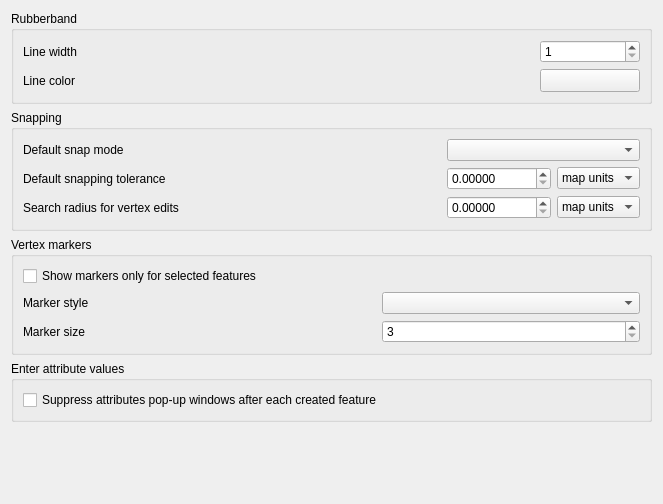
     <widget class="QWidget" name="stackedWidgetPage5">
      <layout class="QVBoxLayout" name="verticalLayout_5">
       <item>
        <widget class="QGroupBox" name="mRubberBandGroupBox">
         <property name="title">
          <string>Rubberband</string>
         </property>
         <layout class="QGridLayout">
          <item row="0" column="0">
           <widget class="QLabel" name="mLineWidthTextLabel">
            <property name="text">
             <string>Line width</string>
            </property>
           </widget>
          </item>
          <item row="0" column="1">
           <widget class="QSpinBox" name="mLineWidthSpinBox">
            <property name="toolTip">
             <string>Line width in pixels</string>
            </property>
            <property name="minimum">
             <number>1</number>
            </property>
           </widget>
          </item>
          <item row="1" column="0">
           <widget class="QLabel" name="mLineColorTextLabel">
            <property name="text">
             <string>Line color</string>
            </property>
           </widget>
          </item>
          <item row="1" column="1">
           <widget class="QgsColorButton" name="mLineColorToolButton">
            <property name="minimumSize">
             <size>
              <width>100</width>
              <height>0</height>
             </size>
            </property>
            <property name="text">
             <string/>
            </property>
           </widget>
          </item>
         </layout>
        </widget>
       </item>
       <item>
        <widget class="QGroupBox" name="mSnappingGroupBox">
         <property name="title">
          <string>Snapping</string>
         </property>
         <layout class="QGridLayout">
          <item row="0" column="0">
           <widget class="QLabel" name="mDefaultSnapModeLabel">
            <property name="text">
             <string>Default snap mode</string>
            </property>
           </widget>
          </item>
          <item row="0" column="4" colspan="2">
           <widget class="QComboBox" name="mDefaultSnapModeComboBox">
            <property name="sizePolicy">
             <sizepolicy hsizetype="Expanding" vsizetype="Fixed">
              <horstretch>0</horstretch>
              <verstretch>0</verstretch>
             </sizepolicy>
            </property>
           </widget>
          </item>
          <item row="1" column="0" colspan="2">
           <widget class="QLabel" name="mDefaultSnappingToleranceTextLabel">
            <property name="text">
             <string>Default snapping tolerance</string>
            </property>
           </widget>
          </item>
          <item row="1" column="4">
           <widget class="QDoubleSpinBox" name="mDefaultSnappingToleranceSpinBox">
            <property name="decimals">
             <number>5</number>
            </property>
            <property name="maximum">
             <double>99999999.989999994635582</double>
            </property>
           </widget>
          </item>
          <item row="2" column="0" colspan="3">
           <widget class="QLabel" name="mVertexSearchRadiusVertexEditLabel">
            <property name="text">
             <string>Search radius for vertex edits</string>
            </property>
           </widget>
          </item>
          <item row="2" column="4">
           <widget class="QDoubleSpinBox" name="mSearchRadiusVertexEditSpinBox">
            <property name="decimals">
             <number>5</number>
            </property>
            <property name="maximum">
             <double>99999999.989999994635582</double>
            </property>
           </widget>
          </item>
          <item row="1" column="5">
           <widget class="QComboBox" name="mDefaultSnappingToleranceComboBox">
            <property name="sizePolicy">
             <sizepolicy hsizetype="Expanding" vsizetype="Fixed">
              <horstretch>0</horstretch>
              <verstretch>0</verstretch>
             </sizepolicy>
            </property>
            <item>
             <property name="text">
              <string>map units</string>
             </property>
            </item>
            <item>
             <property name="text">
              <string>pixels</string>
             </property>
            </item>
           </widget>
          </item>
          <item row="2" column="5">
           <widget class="QComboBox" name="mSearchRadiusVertexEditComboBox">
            <item>
             <property name="text">
              <string>map units</string>
             </property>
            </item>
            <item>
             <property name="text">
              <string>pixels</string>
             </property>
            </item>
           </widget>
          </item>
          <item row="2" column="3">
           <spacer>
            <property name="orientation">
             <enum>Qt::Horizontal</enum>
            </property>
            <property name="sizeHint" stdset="0">
             <size>
              <width>61</width>
              <height>20</height>
             </size>
            </property>
           </spacer>
          </item>
          <item row="1" column="2" colspan="2">
           <spacer>
            <property name="orientation">
             <enum>Qt::Horizontal</enum>
            </property>
            <property name="sizeHint" stdset="0">
             <size>
              <width>241</width>
              <height>20</height>
             </size>
            </property>
           </spacer>
          </item>
          <item row="0" column="1" colspan="3">
           <spacer>
            <property name="orientation">
             <enum>Qt::Horizontal</enum>
            </property>
            <property name="sizeHint" stdset="0">
             <size>
              <width>311</width>
              <height>20</height>
             </size>
            </property>
           </spacer>
          </item>
         </layout>
        </widget>
       </item>
       <item>
        <widget class="QGroupBox" name="mVertexMarkerGroupBox">
         <property name="title">
          <string>Vertex markers</string>
         </property>
         <layout class="QGridLayout">
          <item row="0" column="0" colspan="2">
           <widget class="QCheckBox" name="mMarkersOnlyForSelectedCheckBox">
            <property name="text">
             <string>Show markers only for selected features</string>
            </property>
           </widget>
          </item>
          <item row="1" column="0">
           <widget class="QLabel" name="mMarkerStyleLabel">
            <property name="text">
             <string>Marker style</string>
            </property>
           </widget>
          </item>
          <item row="1" column="1">
           <spacer>
            <property name="orientation">
             <enum>Qt::Horizontal</enum>
            </property>
            <property name="sizeHint" stdset="0">
             <size>
              <width>281</width>
              <height>20</height>
             </size>
            </property>
           </spacer>
          </item>
          <item row="1" column="2">
           <widget class="QComboBox" name="mMarkerStyleComboBox">
            <property name="sizePolicy">
             <sizepolicy hsizetype="Expanding" vsizetype="Fixed">
              <horstretch>0</horstretch>
              <verstretch>0</verstretch>
             </sizepolicy>
            </property>
           </widget>
          </item>
          <item row="2" column="2">
           <widget class="QSpinBox" name="mMarkerSizeSpinBox">
            <property name="layoutDirection">
             <enum>Qt::LeftToRight</enum>
            </property>
            <property name="minimum">
             <number>3</number>
            </property>
            <property name="singleStep">
             <number>2</number>
            </property>
           </widget>
          </item>
          <item row="2" column="0">
           <widget class="QLabel" name="label_6">
            <property name="text">
             <string>Marker size</string>
            </property>
           </widget>
          </item>
          <item row="2" column="1">
           <spacer>
            <property name="orientation">
             <enum>Qt::Horizontal</enum>
            </property>
            <property name="sizeHint" stdset="0">
             <size>
              <width>40</width>
              <height>20</height>
             </size>
            </property>
           </spacer>
          </item>
         </layout>
        </widget>
       </item>
       <item>
        <widget class="QGroupBox" name="mEnterAttributeValuesGroupBox">
         <property name="title">
          <string>Enter attribute values</string>
         </property>
         <layout class="QHBoxLayout">
          <item>
           <widget class="QCheckBox" name="chkDisableAttributeValuesDlg">
            <property name="text">
             <string>Suppress attributes pop-up windows after each created feature</string>
            </property>
            <property name="tristate">
             <bool>false</bool>
            </property>
           </widget>
          </item>
         </layout>
        </widget>
       </item>
       <item>
        <spacer>
         <property name="orientation">
          <enum>Qt::Vertical</enum>
         </property>
         <property name="sizeHint" stdset="0">
          <size>
           <width>547</width>
           <height>71</height>
          </size>
         </property>
        </spacer>
       </item>
      </layout>
     </widget>
